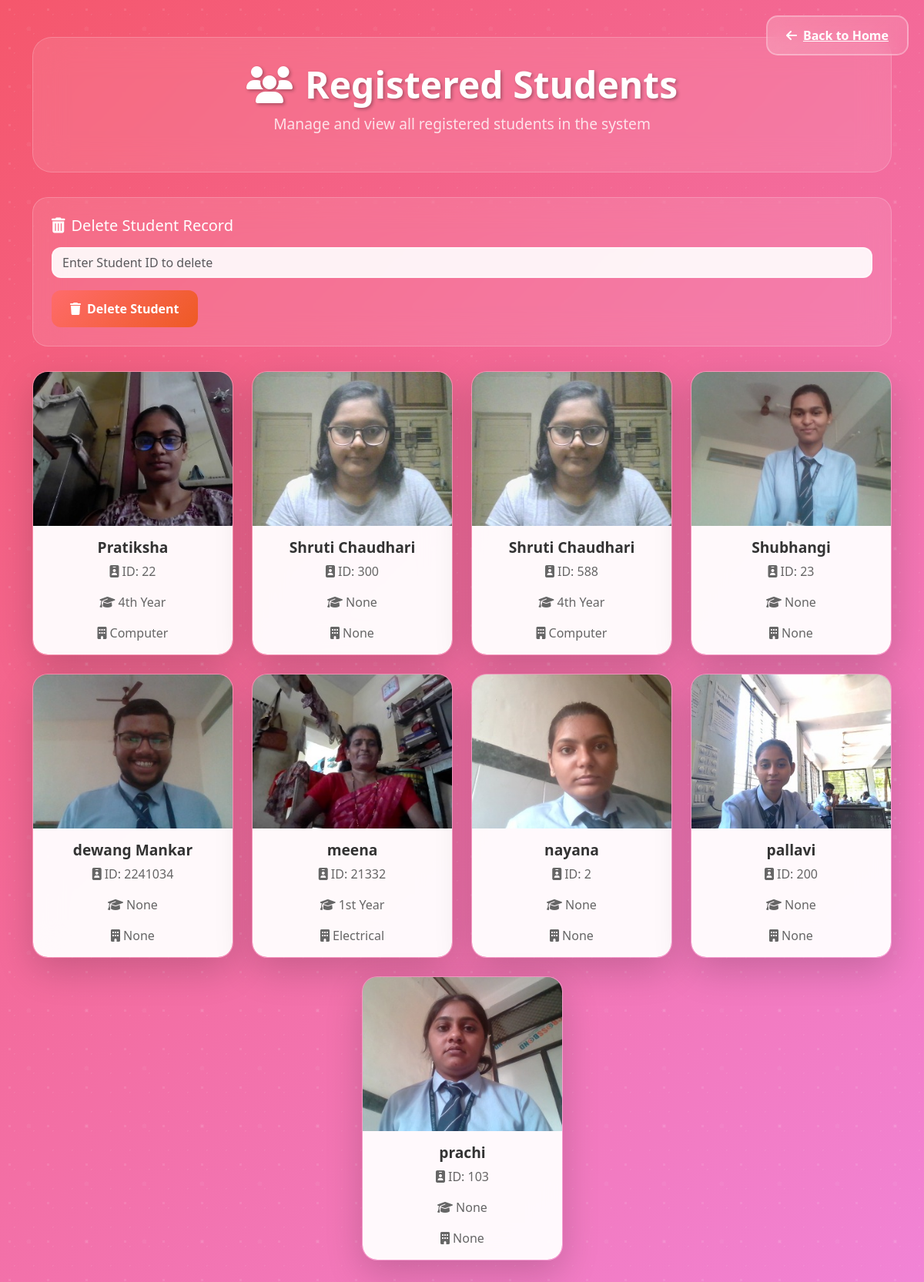
/students (signed in), run on an earlier commit of the app's database.
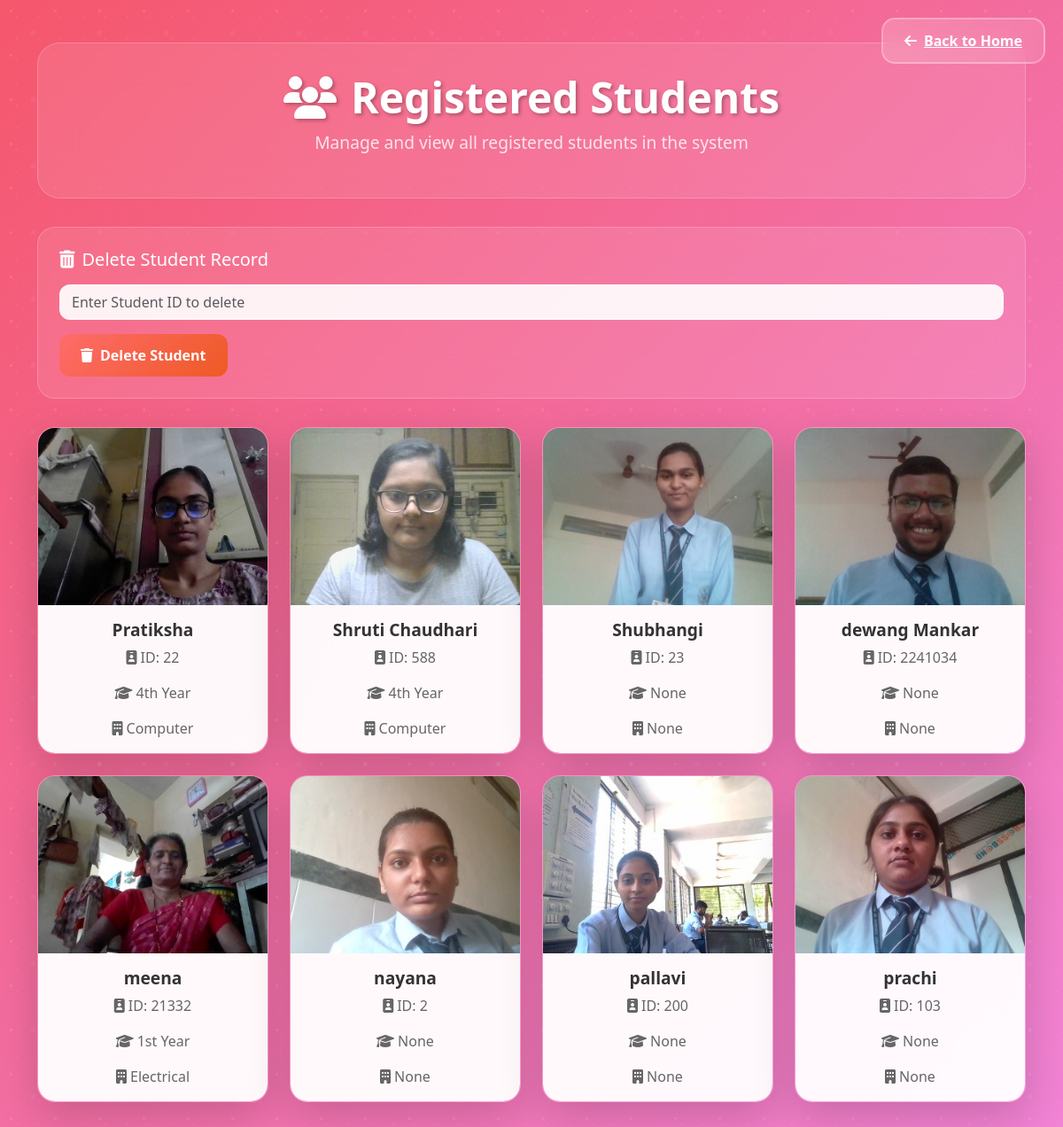
And on a later commit of the database.
### tables this page shows
CREATE TABLE users (
        id INTEGER PRIMARY KEY AUTOINCREMENT,
        name TEXT,
        image_path TEXT
    , student_id TEXT, class_year TEXT, department TEXT, password TEXT);

### main.py (the view)
@app.route('/students', endpoint='show_students')
def show_students():
     if not session.get('logged_in'):
        return redirect(url_for('login'))
     conn = sqlite3.connect('database.db')
     conn.row_factory = sqlite3.Row
     cur = conn.cursor()
     cur.execute("SELECT * FROM users ORDER BY name")
     users = cur.fetchall()
     conn.close()
     students_data = []
     for user in users:
         image_path = None
         if user['image_path']:
             db_image_path = user['image_path'].replace('\\', '/').replace('static/', '')
             if os.path.exists(os.path.join('static', db_image_path)):
                 image_path = db_image_path
         if not image_path:
             student_name = user['name']
             image_path = find_student_image(student_name)
         if not image_path or not os.path.exists(os.path.join('static', image_path)):
             image_path = 'default_profile.svg'
         student_data = {
             'id': user['id'],
             'name': user['name'],
             'student_id': user['student_id'],
             'class_year': user['class_year'],
             'department': user['department'],
             'image_path': image_path,
             'db_image_path': user['image_path']
         }
         students_data.append(student_data)
     return render_template('students.html', students=students_data)

### templates/students.html (shortened to what this page needs)
<!DOCTYPE html>
<html lang="en">
<head>
  <link href="https://cdn.jsdelivr.net/npm/bootstrap@5.3.3/dist/css/bootstrap.min.css" rel="stylesheet" />
  <link rel="stylesheet" href="https://cdnjs.cloudflare.com/ajax/libs/animate.css/4.1.1/animate.min.css" />
  <link rel="stylesheet" href="https://cdnjs.cloudflare.com/ajax/libs/font-awesome/6.4.0/css/all.min.css">
</head>
<body>
  <a href="{{ url_for('home') }}" class="back-btn animate__animated animate__fadeInDown">
    <i class="fas fa-arrow-left me-2"></i>Back to Home
  </a>
  <div class="container py-5">
    <div class="page-header animate__animated animate__fadeInDown">
      <h1 class="page-title">
        <i class="fas fa-users me-3"></i>Registered Students
      </h1>
      <p class="page-subtitle">Manage and view all registered students in the system</p>
    </div>
    <div class="delete-section animate__animated animate__fadeInUp">
      <h5 class="text-white mb-3">
        <i class="fas fa-trash-alt me-2"></i>Delete Student Record
      </h5>
      <form action="{{ url_for('delete_student_by_id') }}" method="POST" class="delete-form">
        <input type="text" name="student_id" placeholder="Enter Student ID to delete" class="form-control flex-grow-1" required>
        <button type="submit" class="btn btn-danger" onclick="return confirm('Are you sure you want to delete this student?');">
          <i class="fas fa-trash me-2"></i>Delete Student
        </button>
      </form>
    </div>
    <div class="row justify-content-center">
      {% for student in students %}
      <div class="col-lg-3 col-md-4 col-sm-6 mb-4">
        <div class="card student-card shadow-lg animate__animated animate__zoomIn">
          <img src="{{ url_for('static', filename=student.image_path) }}"
               class="card-img-top student-img"
               alt="{{ student.name }}"
               loading="lazy"
               onerror="this.onerror=null;this.src='{{ url_for('static', filename='default_profile.svg') }}';">
          <div class="card-body text-center">
            <h5 class="card-title">{{ student.name }}</h5>
            <p class="card-text">
              <i class="fas fa-id-badge me-1"></i>ID: {{ student.student_id }}
            </p>
            <p class="card-text">
              <i class="fas fa-graduation-cap me-1"></i>{{ student.class_year }}
            </p>
            <p class="card-text">
              <i class="fas fa-building me-1"></i>{{ student.department }}
            </p>
          </div>
        </div>
      </div>
      {% endfor %}
    </div>
  </div>
</body>
</html>

### templates/students.html (style rules this page uses)
body { background: linear-gradient(-45deg, #667eea, #764ba2, #f093fb, #f5576c); background-size: 400% 400%; animation: gradientBG 15s ease infinite; min-height: 100vh; position: relative; overflow-x: hidden; }
body::before { content: ''; position: fixed; top: 0; left: 0; width: 100%; height: 100%; background-image: radial-gradient(circle at 25% 25%, rgba(255, 255, 255, 0.1) 2px, transparent 2px), radial-gradient(circle at 75% 75%, rgba(255, 255, 255, 0.08) 1px, transparent 1px), radial-gradient(circle at 50% 50%, rgba(255, 255, 255, 0.05) 3px, transparent 3px); background-size: 50px 50px, 25px 25px, 75px 75px; animation: float 20s ease-in-out infinite; pointer-events: none; z-index: 1; }
.container { position: relative; z-index: 2; }
.page-header { background: rgba(255, 255, 255, 0.1); backdrop-filter: blur(20px); border: 1px solid rgba(255, 255, 255, 0.2); border-radius: 25px; padding: 2rem; margin-bottom: 2rem; text-align: center; }
.page-title { color: white; font-size: 3rem; font-weight: 700; text-shadow: 2px 2px 4px rgba(0, 0, 0, 0.3); margin-bottom: 0.5rem; }
.page-subtitle { color: rgba(255, 255, 255, 0.8); font-size: 1.2rem; font-weight: 300; }
.back-btn { background: linear-gradient(135deg, rgba(255, 255, 255, 0.2), rgba(255, 255, 255, 0.1)); border: 2px solid rgba(255, 255, 255, 0.3); color: white; border-radius: 15px; padding: 0.75rem 1.5rem; font-weight: 600; transition: all 0.3s ease; backdrop-filter: blur(10px); position: fixed; top: 20px; right: 20px; z-index: 1000; }
.delete-section { background: rgba(255, 255, 255, 0.1); backdrop-filter: blur(20px); border: 1px solid rgba(255, 255, 255, 0.2); border-radius: 20px; padding: 1.5rem; margin-bottom: 2rem; }
.delete-form { display: flex; gap: 1rem; align-items: center; flex-wrap: wrap; }
.form-control { background: rgba(255, 255, 255, 0.9); border: 2px solid rgba(255, 255, 255, 0.3); border-radius: 12px; color: #333; backdrop-filter: blur(10px); transition: all 0.3s ease; }
.btn-danger { background: linear-gradient(135deg, #ff6b6b, #ee5a24); border: none; border-radius: 12px; padding: 0.75rem 1.5rem; font-weight: 600; transition: all 0.3s ease; }
.student-card { background: rgba(255, 255, 255, 0.1); backdrop-filter: blur(20px); border: 1px solid rgba(255, 255, 255, 0.2); border-radius: 20px; transition: all 0.3s ease; overflow: hidden; position: relative; }
.student-img { height: 200px; object-fit: cover; transition: all 0.3s ease; }
.card-body { background: rgba(255, 255, 255, 0.95); backdrop-filter: blur(10px); }
.card-title { color: #333; font-weight: 700; font-size: 1.2rem; }
.card-text { color: #666; font-weight: 500; }
.student-card:nth-child(1) { animation-delay: 0.1s; }

What changed in the data, as far as the page shows it:
removed users: name "Shruti Chaudhari", student_id "300", class_year "None", department "None"
